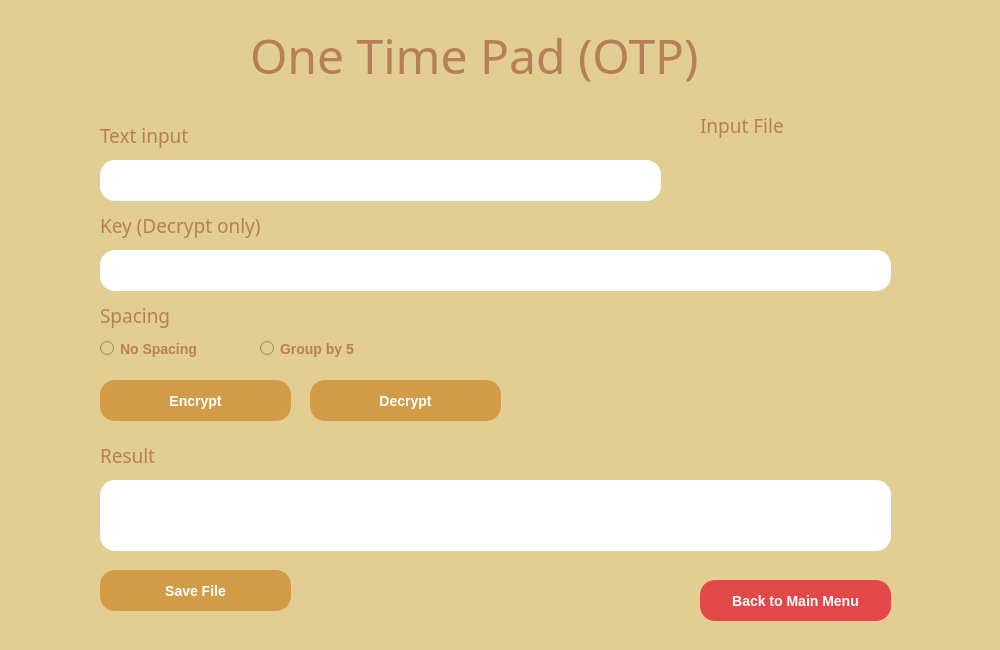
<?xml version="1.0" encoding="UTF-8"?>
<ui version="4.0">
 <class>MainWindow</class>
 <widget class="QMainWindow" name="MainWindow">
  <property name="geometry">
   <rect>
    <x>0</x>
    <y>0</y>
    <width>1000</width>
    <height>650</height>
   </rect>
  </property>
  <property name="windowTitle">
   <string>MainWindow</string>
  </property>
  <property name="styleSheet">
   <string notr="true">background: #E2CD93;</string>
  </property>
  <widget class="QWidget" name="centralwidget">
   <widget class="QPushButton" name="DecryptPushButton">
    <property name="geometry">
     <rect>
      <x>310</x>
      <y>380</y>
      <width>191</width>
      <height>41</height>
     </rect>
    </property>
    <property name="font">
     <font>
      <pointsize>-1</pointsize>
      <weight>87</weight>
      <italic>false</italic>
      <bold>true</bold>
     </font>
    </property>
    <property name="styleSheet">
     <string notr="true">background: #D19B47;
border-radius: 15px;

font-style: normal;
font-weight: 700;
font-size: 14px;
line-height: 49px;
text-align: center;

color: #FFFFFF;</string>
    </property>
    <property name="text">
     <string>Decrypt</string>
    </property>
   </widget>
   <widget class="QLabel" name="Judul">
    <property name="geometry">
     <rect>
      <x>250</x>
      <y>20</y>
      <width>511</width>
      <height>71</height>
     </rect>
    </property>
    <property name="font">
     <font>
      <family>Copperplate Gothic Bold</family>
      <pointsize>36</pointsize>
     </font>
    </property>
    <property name="styleSheet">
     <string notr="true">text-align : center;
color: #B67F57;</string>
    </property>
    <property name="text">
     <string>One Time Pad (OTP)</string>
    </property>
   </widget>
   <widget class="QPushButton" name="encryptPushButton">
    <property name="geometry">
     <rect>
      <x>100</x>
      <y>380</y>
      <width>191</width>
      <height>41</height>
     </rect>
    </property>
    <property name="font">
     <font>
      <pointsize>-1</pointsize>
      <weight>87</weight>
      <italic>false</italic>
      <bold>true</bold>
     </font>
    </property>
    <property name="styleSheet">
     <string notr="true">background: #D19B47;
border-radius: 15px;

font-style: normal;
font-weight: 700;
font-size: 14px;
line-height: 49px;
text-align: center;
letter-spacing: 0.2em;
color: #FFFFFF;</string>
    </property>
    <property name="text">
     <string>Encrypt</string>
    </property>
   </widget>
   <widget class="QTextEdit" name="TextInput">
    <property name="geometry">
     <rect>
      <x>100</x>
      <y>160</y>
      <width>561</width>
      <height>41</height>
     </rect>
    </property>
    <property name="styleSheet">
     <string notr="true">background-color : white;
border-radius : 15px;</string>
    </property>
    <property name="html">
     <string>&lt;!DOCTYPE HTML PUBLIC &quot;-//W3C//DTD HTML 4.0//EN&quot; &quot;http://www.w3.org/TR/REC-html40/strict.dtd&quot;&gt;
&lt;html&gt;&lt;head&gt;&lt;meta name=&quot;qrichtext&quot; content=&quot;1&quot; /&gt;&lt;style type=&quot;text/css&quot;&gt;
p, li { white-space: pre-wrap; }
&lt;/style&gt;&lt;/head&gt;&lt;body style=&quot; font-family:'MS Shell Dlg 2'; font-size:8.25pt; font-weight:400; font-style:normal;&quot;&gt;
&lt;p style=&quot;-qt-paragraph-type:empty; margin-top:0px; margin-bottom:0px; margin-left:0px; margin-right:0px; -qt-block-indent:0; text-indent:0px; font-size:14pt;&quot;&gt;&lt;br /&gt;&lt;/p&gt;&lt;/body&gt;&lt;/html&gt;</string>
    </property>
   </widget>
   <widget class="QLabel" name="textInput_label">
    <property name="geometry">
     <rect>
      <x>100</x>
      <y>100</y>
      <width>111</width>
      <height>71</height>
     </rect>
    </property>
    <property name="font">
     <font>
      <family>Copperplate Gothic Bold</family>
      <pointsize>14</pointsize>
     </font>
    </property>
    <property name="styleSheet">
     <string notr="true">text-align : center;
color: #B67F57;</string>
    </property>
    <property name="text">
     <string>Text input</string>
    </property>
   </widget>
   <widget class="QLabel" name="keyLabel">
    <property name="geometry">
     <rect>
      <x>100</x>
      <y>190</y>
      <width>211</width>
      <height>71</height>
     </rect>
    </property>
    <property name="font">
     <font>
      <family>Copperplate Gothic Bold</family>
      <pointsize>14</pointsize>
     </font>
    </property>
    <property name="styleSheet">
     <string notr="true">text-align : center;
color: #B67F57;</string>
    </property>
    <property name="text">
     <string>Key (Decrypt only)</string>
    </property>
   </widget>
   <widget class="QTextEdit" name="KeyInput">
    <property name="geometry">
     <rect>
      <x>100</x>
      <y>250</y>
      <width>791</width>
      <height>41</height>
     </rect>
    </property>
    <property name="styleSheet">
     <string notr="true">background-color : white;
border-radius : 15px;</string>
    </property>
    <property name="html">
     <string>&lt;!DOCTYPE HTML PUBLIC &quot;-//W3C//DTD HTML 4.0//EN&quot; &quot;http://www.w3.org/TR/REC-html40/strict.dtd&quot;&gt;
&lt;html&gt;&lt;head&gt;&lt;meta name=&quot;qrichtext&quot; content=&quot;1&quot; /&gt;&lt;style type=&quot;text/css&quot;&gt;
p, li { white-space: pre-wrap; }
&lt;/style&gt;&lt;/head&gt;&lt;body style=&quot; font-family:'MS Shell Dlg 2'; font-size:8.25pt; font-weight:400; font-style:normal;&quot;&gt;
&lt;p style=&quot;-qt-paragraph-type:empty; margin-top:0px; margin-bottom:0px; margin-left:0px; margin-right:0px; -qt-block-indent:0; text-indent:0px; font-size:14pt;&quot;&gt;&lt;br /&gt;&lt;/p&gt;&lt;/body&gt;&lt;/html&gt;</string>
    </property>
   </widget>
   <widget class="QLabel" name="ResultLabel">
    <property name="geometry">
     <rect>
      <x>100</x>
      <y>420</y>
      <width>451</width>
      <height>71</height>
     </rect>
    </property>
    <property name="font">
     <font>
      <family>Copperplate Gothic Bold</family>
      <pointsize>14</pointsize>
     </font>
    </property>
    <property name="styleSheet">
     <string notr="true">text-align : center;
color: #B67F57;</string>
    </property>
    <property name="text">
     <string>Result</string>
    </property>
   </widget>
   <widget class="QLabel" name="textInput_label_4">
    <property name="geometry">
     <rect>
      <x>700</x>
      <y>90</y>
      <width>111</width>
      <height>71</height>
     </rect>
    </property>
    <property name="font">
     <font>
      <family>Copperplate Gothic Bold</family>
      <pointsize>14</pointsize>
     </font>
    </property>
    <property name="styleSheet">
     <string notr="true">text-align : center;
color: #B67F57;</string>
    </property>
    <property name="text">
     <string>Input File</string>
    </property>
   </widget>
   <widget class="QLabel" name="SpacingLabel">
    <property name="geometry">
     <rect>
      <x>100</x>
      <y>280</y>
      <width>91</width>
      <height>71</height>
     </rect>
    </property>
    <property name="font">
     <font>
      <family>Copperplate Gothic Bold</family>
      <pointsize>14</pointsize>
     </font>
    </property>
    <property name="styleSheet">
     <string notr="true">text-align : center;
color: #B67F57;</string>
    </property>
    <property name="text">
     <string>Spacing</string>
    </property>
   </widget>
   <widget class="QRadioButton" name="NoSpacingRadioButton">
    <property name="geometry">
     <rect>
      <x>100</x>
      <y>340</y>
      <width>121</width>
      <height>17</height>
     </rect>
    </property>
    <property name="font">
     <font>
      <pointsize>-1</pointsize>
      <weight>87</weight>
      <italic>false</italic>
      <bold>true</bold>
     </font>
    </property>
    <property name="styleSheet">
     <string notr="true">font-style: normal;
font-weight: 700;
font-size: 14px;
line-height: 32px;

color: #B67F57;
</string>
    </property>
    <property name="text">
     <string>No Spacing</string>
    </property>
   </widget>
   <widget class="QRadioButton" name="GroupBy5radioButton">
    <property name="geometry">
     <rect>
      <x>260</x>
      <y>340</y>
      <width>121</width>
      <height>17</height>
     </rect>
    </property>
    <property name="font">
     <font>
      <pointsize>-1</pointsize>
      <weight>87</weight>
      <italic>false</italic>
      <bold>true</bold>
     </font>
    </property>
    <property name="styleSheet">
     <string notr="true">font-style: normal;
font-weight: 700;
font-size: 14px;
line-height: 32px;

color: #B67F57;
</string>
    </property>
    <property name="text">
     <string>Group by 5</string>
    </property>
   </widget>
   <widget class="QPushButton" name="encryptPushButton_2">
    <property name="geometry">
     <rect>
      <x>100</x>
      <y>570</y>
      <width>191</width>
      <height>41</height>
     </rect>
    </property>
    <property name="font">
     <font>
      <pointsize>-1</pointsize>
      <weight>87</weight>
      <italic>false</italic>
      <bold>true</bold>
     </font>
    </property>
    <property name="styleSheet">
     <string notr="true">background: #D19B47;
border-radius: 15px;

font-style: normal;
font-weight: 700;
font-size: 14px;
line-height: 49px;
text-align: center;
letter-spacing: 0.2em;
color: #FFFFFF;</string>
    </property>
    <property name="text">
     <string>Save File</string>
    </property>
   </widget>
   <widget class="QPushButton" name="DecryptPushButton_2">
    <property name="geometry">
     <rect>
      <x>700</x>
      <y>580</y>
      <width>191</width>
      <height>41</height>
     </rect>
    </property>
    <property name="font">
     <font>
      <pointsize>-1</pointsize>
      <weight>87</weight>
      <italic>false</italic>
      <bold>true</bold>
     </font>
    </property>
    <property name="styleSheet">
     <string notr="true">background: #E24848;
border-radius: 15px;

font-style: normal;
font-weight: 700;
font-size: 14px;
line-height: 49px;
text-align: center;

color: #FFFFFF;</string>
    </property>
    <property name="text">
     <string>Back to Main Menu</string>
    </property>
   </widget>
   <widget class="QTextBrowser" name="textBrowser_2">
    <property name="geometry">
     <rect>
      <x>100</x>
      <y>480</y>
      <width>791</width>
      <height>71</height>
     </rect>
    </property>
    <property name="styleSheet">
     <string notr="true">background : white;
border-radius : 15px;</string>
    </property>
    <property name="html">
     <string>&lt;!DOCTYPE HTML PUBLIC &quot;-//W3C//DTD HTML 4.0//EN&quot; &quot;http://www.w3.org/TR/REC-html40/strict.dtd&quot;&gt;
&lt;html&gt;&lt;head&gt;&lt;meta name=&quot;qrichtext&quot; content=&quot;1&quot; /&gt;&lt;style type=&quot;text/css&quot;&gt;
p, li { white-space: pre-wrap; }
&lt;/style&gt;&lt;/head&gt;&lt;body style=&quot; font-family:'MS Shell Dlg 2'; font-size:8.25pt; font-weight:400; font-style:normal;&quot;&gt;
&lt;p style=&quot;-qt-paragraph-type:empty; margin-top:0px; margin-bottom:0px; margin-left:0px; margin-right:0px; -qt-block-indent:0; text-indent:0px;&quot;&gt;&lt;br /&gt;&lt;/p&gt;&lt;/body&gt;&lt;/html&gt;</string>
    </property>
   </widget>
   <zorder>SpacingLabel</zorder>
   <zorder>ResultLabel</zorder>
   <zorder>keyLabel</zorder>
   <zorder>DecryptPushButton</zorder>
   <zorder>Judul</zorder>
   <zorder>encryptPushButton</zorder>
   <zorder>textInput_label</zorder>
   <zorder>TextInput</zorder>
   <zorder>KeyInput</zorder>
   <zorder>textInput_label_4</zorder>
   <zorder>NoSpacingRadioButton</zorder>
   <zorder>GroupBy5radioButton</zorder>
   <zorder>encryptPushButton_2</zorder>
   <zorder>DecryptPushButton_2</zorder>
   <zorder>textBrowser_2</zorder>
  </widget>
  <widget class="QStatusBar" name="statusbar"/>
 </widget>
 <resources/>
 <connections/>
</ui>
